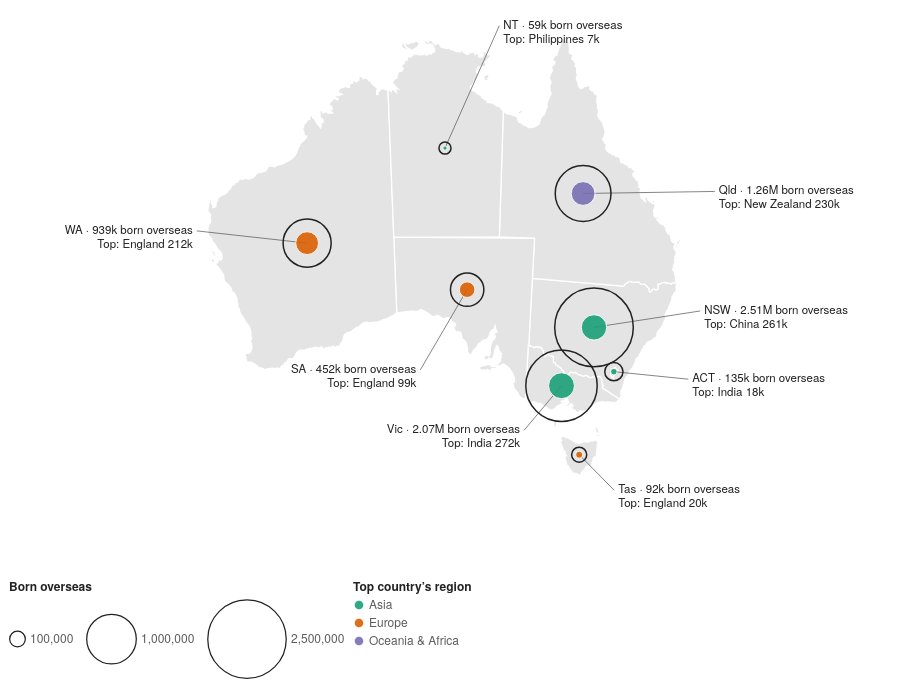

Express this chart as Vega-Lite.
### Vega-Lite specification from a JSON file in a GitHub repository (floating-point values rounded to 4 significant figures; data arrays with more than 128 entries replaced by an {"elided": "..."} marker saying what was removed)
{"$schema": "https://vega.github.io/schema/vega-lite/v5.json", "width": 900, "height": 560, "autosize": {"type": "pad"}, "config": {"background": null, "font": "IBM Plex Sans, Helvetica Neue, Arial, sans-serif", "padding": 4, "view": {"stroke": null}, "axis": {"labelColor": "#5c5c5c", "titleColor": "#5c5c5c", "gridColor": "#d0d0d0", "domainColor": "#d0d0d0", "tickColor": "#d0d0d0", "labelFont": "IBM Plex Sans, Helvetica Neue, Arial, sans-serif", "labelFontSize": 11, "titleFont": "IBM Plex Sans, Helvetica Neue, Arial, sans-serif", "titleFontWeight": 500, "titleFontSize": 11.5}, "legend": {"labelColor": "#5c5c5c", "titleColor": "#222222", "labelFont": "IBM Plex Sans, Helvetica Neue, Arial, sans-serif", "titleFont": "IBM Plex Sans, Helvetica Neue, Arial, sans-serif", "titleFontWeight": 600, "labelFontSize": 12, "titleFontSize": 12, "symbolStrokeColor": "#ffffff"}, "text": {"color": "#222222", "font": "IBM Plex Sans, Helvetica Neue, Arial, sans-serif"}, "tooltipFormat": {"numberFormat": ",.0f"}}, "params": [{"name": "hl", "value": "", "bind": {"input": "select", "options": ["", "Western Australia", "Victoria", "New South Wales", "Australian Capital Territory", "South Australia", "Queensland", "Northern Territory", "Tasmania"], "labels": ["All states", "Western Australia", "Victoria", "New South Wales", "Australian Capital Territory", "South Australia", "Queensland", "Northern Territory", "Tasmania"], "name": "Highlight a state "}}], "projection": {"type": "conicEqualArea", "parallels": [-18, -36], "rotate": [-134, 0]}, "layer": [{"data": {"values": {"type": "Topology", "arcs": {"elided": "106 rows, 2810 int values in total"}, "transform": {"scale": [0.002035, 0.001652], "translate": [112.9, -43.63]}, "objects": {"states": {"type": "GeometryCollection", "geometries": [{"arcs": [[0, 1, 2, 3, 4, 5, 6, 7, 8, 9, 10, 11, 12, 13, 14, 15, 16, 17, 18, 19, 20, 21, 22, 23, 24, 25, 26, 27, 28, 29, 30, 31, 32, 33, 34, 35, 36, 37, 38, 39, 40, 41, 42, 43, 44, 45], [46]], "type": "Polygon", "properties": {"STATE_CODE": "1", "STATE_NAME": "New South Wales"}, "id": 0}, {"arcs": [[47, 48, 49, -38, 50, -36, 51, -34, 52, -32, 53, -30, 54, -28, 55, -26, 56, 57, -23, 58, -21, 59, 60, 61, -17, 62, -15, 63, -13, 64, -11, 65, -9, 66, -7, 67, -5, 68, 69, 70, -1, 71]], "type": "Polygon", "properties": {"STATE_CODE": "2", "STATE_NAME": "Victoria"}, "id": 1}, {"arcs": [[[-45, 72, -43, 73, -41, 74, 75, 76, 77]], [[78]], [[79]], [[80]], [[81]], [[82]]], "type": "MultiPolygon", "properties": {"STATE_CODE": "3", "STATE_NAME": "Queensland"}, "id": 2}, {"arcs": [[[83, 84, -48, 85]], [[86]]], "type": "MultiPolygon", "properties": {"STATE_CODE": "4", "STATE_NAME": "South Australia"}, "id": 3}, {"arcs": [[[87, 88]], [[89]], [[90]], [[91]]], "type": "MultiPolygon", "properties": {"STATE_CODE": "5", "STATE_NAME": "Western Australia"}, "id": 4}, {"arcs": [[[92]], [[93]], [[94]], [[95]], [[96]], [[97]]], "type": "MultiPolygon", "properties": {"STATE_CODE": "6", "STATE_NAME": "Tasmania"}, "id": 5}, {"arcs": [[[-77, 98, 99]], [[100]], [[101]], [[102]], [[103]], [[104]], [[105]]], "type": "MultiPolygon", "properties": {"STATE_CODE": "7", "STATE_NAME": "Northern Territory"}, "id": 6}, {"arcs": [[-47]], "type": "Polygon", "properties": {"STATE_CODE": "8", "STATE_NAME": "Australian Capital Territory"}, "id": 7}]}}}, "format": {"type": "topojson", "feature": "states"}}, "mark": {"type": "geoshape", "fill": "#e4e4e4", "stroke": "#ffffff", "strokeWidth": 1.25, "cursor": "pointer"}, "transform": [{"lookup": "properties.STATE_NAME", "from": {"data": {"values": [{"s_name": "Western Australia", "s_share": 34.1, "s_growth": 5.5, "s_os": 938900, "s_pop": 2749370, "s_top": "England", "s_topn": 211730}, {"s_name": "Victoria", "s_share": 31.7, "s_growth": 7.2, "s_os": 2072570, "s_pop": 6547820, "s_top": "India", "s_topn": 272250}, {"s_name": "New South Wales", "s_share": 31, "s_growth": 6.2, "s_os": 2510260, "s_pop": 8097060, "s_top": "China", "s_topn": 261330}, {"s_name": "Australian Capital Territory", "s_share": 29.8, "s_growth": 6.9, "s_os": 134900, "s_pop": 452510, "s_top": "India", "s_topn": 17510}, {"s_name": "South Australia", "s_share": 25.1, "s_growth": 3.9, "s_os": 452410, "s_pop": 1802600, "s_top": "England", "s_topn": 98770}, {"s_name": "Queensland", "s_share": 24.2, "s_growth": 6.2, "s_os": 1263640, "s_pop": 5215810, "s_top": "New Zealand", "s_topn": 229920}, {"s_name": "Northern Territory", "s_share": 23.9, "s_growth": 7.8, "s_os": 59240, "s_pop": 248150, "s_top": "Philippines", "s_topn": 7320}, {"s_name": "Tasmania", "s_share": 16.3, "s_growth": 5.5, "s_os": 92320, "s_pop": 567240, "s_top": "England", "s_topn": 20420}]}, "key": "s_name", "fields": ["s_name", "s_share", "s_growth", "s_os", "s_pop", "s_top", "s_topn"]}}], "params": [{"name": "hov21", "select": {"type": "point", "fields": ["s_name"], "on": "pointerover", "clear": "pointerout"}}], "encoding": {"stroke": {"condition": {"param": "hov21", "empty": false, "value": "#111111"}, "value": "#ffffff"}, "strokeWidth": {"condition": {"param": "hov21", "empty": false, "value": 2.5}, "value": 1.25}, "tooltip": [{"field": "s_name", "title": "State / territory"}, {"field": "s_share", "title": "Born overseas, 2021 (%)", "format": ".1f"}, {"field": "s_os", "title": "Overseas-born residents", "format": ","}, {"field": "s_pop", "title": "Total population, 2021", "format": ","}, {"field": "s_top", "title": "Largest overseas birthplace"}, {"field": "s_topn", "title": "Residents born there", "format": ","}, {"field": "s_growth", "title": "Change in share since 2001 (pts)", "format": "+.1f"}]}}, {"data": {"values": [{"name": "Western Australia", "abbr": "WA", "lon": 121.6, "lat": -26, "tot": 938900, "top": "England", "topn": 211730, "clon": 112.5, "clat": -24, "cside": "l", "topRegion": "Europe", "l1": "WA · 939k born overseas", "l2": "Top: England 212k", "lines": ["WA · 939k born overseas", "Top: England 212k"]}, {"name": "Victoria", "abbr": "Vic", "lon": 144.3, "lat": -36.9, "tot": 2072570, "top": "India", "topn": 272250, "clon": 141, "clat": -40.5, "cside": "l", "topRegion": "Asia", "l1": "Vic · 2.07M born overseas", "l2": "Top: India 272k", "lines": ["Vic · 2.07M born overseas", "Top: India 272k"]}, {"name": "New South Wales", "abbr": "NSW", "lon": 146.8, "lat": -32.3, "tot": 2510260, "top": "China", "topn": 261330, "clon": 156, "clat": -30, "cside": "r", "topRegion": "Asia", "l1": "NSW · 2.51M born overseas", "l2": "Top: China 261k", "lines": ["NSW · 2.51M born overseas", "Top: China 261k"]}, {"name": "Australian Capital Territory", "abbr": "ACT", "lon": 149.1, "lat": -35.45, "tot": 134900, "top": "India", "topn": 17510, "clon": 156, "clat": -35.2, "cside": "r", "topRegion": "Asia", "l1": "ACT · 135k born overseas", "l2": "Top: India 18k", "lines": ["ACT · 135k born overseas", "Top: India 18k"]}, {"name": "South Australia", "abbr": "SA", "lon": 135.3, "lat": -30, "tot": 452410, "top": "England", "topn": 98770, "clon": 131, "clat": -36, "cside": "l", "topRegion": "Europe", "l1": "SA · 452k born overseas", "l2": "Top: England 99k", "lines": ["SA · 452k born overseas", "Top: England 99k"]}, {"name": "Queensland", "abbr": "Qld", "lon": 144.8, "lat": -22.4, "tot": 1263640, "top": "New Zealand", "topn": 229920, "clon": 155.5, "clat": -21, "cside": "r", "topRegion": "Oceania & Africa", "l1": "Qld · 1.26M born overseas", "l2": "Top: New Zealand 230k", "lines": ["Qld · 1.26M born overseas", "Top: New Zealand 230k"]}, {"name": "Northern Territory", "abbr": "NT", "lon": 133.4, "lat": -19.4, "tot": 59240, "top": "Philippines", "topn": 7320, "clon": 137.5, "clat": -10, "cside": "r", "topRegion": "Asia", "l1": "NT · 59k born overseas", "l2": "Top: Philippines 7k", "lines": ["NT · 59k born overseas", "Top: Philippines 7k"]}, {"name": "Tasmania", "abbr": "Tas", "lon": 146.6, "lat": -42.05, "tot": 92320, "top": "England", "topn": 20420, "clon": 150.5, "clat": -44.5, "cside": "r", "topRegion": "Europe", "l1": "Tas · 92k born overseas", "l2": "Top: England 20k", "lines": ["Tas · 92k born overseas", "Top: England 20k"]}]}, "mark": {"type": "rule", "strokeWidth": 0.75}, "transform": [{"filter": "true"}], "encoding": {"longitude": {"field": "lon", "type": "quantitative"}, "latitude": {"field": "lat", "type": "quantitative"}, "longitude2": {"field": "clon"}, "latitude2": {"field": "clat"}, "color": {"value": "#5c5c5c"}}}, {"data": {"values": [{"name": "Western Australia", "abbr": "WA", "lon": 121.6, "lat": -26, "tot": 938900, "top": "England", "topn": 211730, "clon": 112.5, "clat": -24, "cside": "l", "topRegion": "Europe", "l1": "WA · 939k born overseas", "l2": "Top: England 212k", "lines": ["WA · 939k born overseas", "Top: England 212k"]}, {"name": "Victoria", "abbr": "Vic", "lon": 144.3, "lat": -36.9, "tot": 2072570, "top": "India", "topn": 272250, "clon": 141, "clat": -40.5, "cside": "l", "topRegion": "Asia", "l1": "Vic · 2.07M born overseas", "l2": "Top: India 272k", "lines": ["Vic · 2.07M born overseas", "Top: India 272k"]}, {"name": "New South Wales", "abbr": "NSW", "lon": 146.8, "lat": -32.3, "tot": 2510260, "top": "China", "topn": 261330, "clon": 156, "clat": -30, "cside": "r", "topRegion": "Asia", "l1": "NSW · 2.51M born overseas", "l2": "Top: China 261k", "lines": ["NSW · 2.51M born overseas", "Top: China 261k"]}, {"name": "Australian Capital Territory", "abbr": "ACT", "lon": 149.1, "lat": -35.45, "tot": 134900, "top": "India", "topn": 17510, "clon": 156, "clat": -35.2, "cside": "r", "topRegion": "Asia", "l1": "ACT · 135k born overseas", "l2": "Top: India 18k", "lines": ["ACT · 135k born overseas", "Top: India 18k"]}, {"name": "South Australia", "abbr": "SA", "lon": 135.3, "lat": -30, "tot": 452410, "top": "England", "topn": 98770, "clon": 131, "clat": -36, "cside": "l", "topRegion": "Europe", "l1": "SA · 452k born overseas", "l2": "Top: England 99k", "lines": ["SA · 452k born overseas", "Top: England 99k"]}, {"name": "Queensland", "abbr": "Qld", "lon": 144.8, "lat": -22.4, "tot": 1263640, "top": "New Zealand", "topn": 229920, "clon": 155.5, "clat": -21, "cside": "r", "topRegion": "Oceania & Africa", "l1": "Qld · 1.26M born overseas", "l2": "Top: New Zealand 230k", "lines": ["Qld · 1.26M born overseas", "Top: New Zealand 230k"]}, {"name": "Northern Territory", "abbr": "NT", "lon": 133.4, "lat": -19.4, "tot": 59240, "top": "Philippines", "topn": 7320, "clon": 137.5, "clat": -10, "cside": "r", "topRegion": "Asia", "l1": "NT · 59k born overseas", "l2": "Top: Philippines 7k", "lines": ["NT · 59k born overseas", "Top: Philippines 7k"]}, {"name": "Tasmania", "abbr": "Tas", "lon": 146.6, "lat": -42.05, "tot": 92320, "top": "England", "topn": 20420, "clon": 150.5, "clat": -44.5, "cside": "r", "topRegion": "Europe", "l1": "Tas · 92k born overseas", "l2": "Top: England 20k", "lines": ["Tas · 92k born overseas", "Top: England 20k"]}]}, "mark": {"type": "circle", "filled": false, "strokeWidth": 1.5, "cursor": "pointer"}, "encoding": {"longitude": {"field": "lon", "type": "quantitative"}, "latitude": {"field": "lat", "type": "quantitative"}, "opacity": {"condition": {"test": "hl == '' || datum.name == hl", "value": 1}, "value": 0.2}, "size": {"field": "tot", "type": "quantitative", "scale": {"domain": [0, 2600000], "range": [0, 6400]}, "legend": {"title": "Born overseas", "values": [100000, 1000000, 2500000], "format": ",.0f", "orient": "bottom", "direction": "horizontal", "symbolStrokeColor": "#222222", "symbolFillColor": "transparent", "symbolStrokeWidth": 1.25}}, "color": {"value": "#222222"}, "order": {"field": "tot", "sort": "descending"}, "tooltip": [{"field": "s_name", "title": "State / territory"}, {"field": "s_share", "title": "Born overseas, 2021 (%)", "format": ".1f"}, {"field": "s_os", "title": "Overseas-born residents", "format": ","}, {"field": "s_pop", "title": "Total population, 2021", "format": ","}, {"field": "s_top", "title": "Largest overseas birthplace"}, {"field": "s_topn", "title": "Residents born there", "format": ","}, {"field": "s_growth", "title": "Change in share since 2001 (pts)", "format": "+.1f"}]}, "transform": [{"lookup": "name", "from": {"data": {"values": [{"s_name": "Western Australia", "s_share": 34.1, "s_growth": 5.5, "s_os": 938900, "s_pop": 2749370, "s_top": "England", "s_topn": 211730}, {"s_name": "Victoria", "s_share": 31.7, "s_growth": 7.2, "s_os": 2072570, "s_pop": 6547820, "s_top": "India", "s_topn": 272250}, {"s_name": "New South Wales", "s_share": 31, "s_growth": 6.2, "s_os": 2510260, "s_pop": 8097060, "s_top": "China", "s_topn": 261330}, {"s_name": "Australian Capital Territory", "s_share": 29.8, "s_growth": 6.9, "s_os": 134900, "s_pop": 452510, "s_top": "India", "s_topn": 17510}, {"s_name": "South Australia", "s_share": 25.1, "s_growth": 3.9, "s_os": 452410, "s_pop": 1802600, "s_top": "England", "s_topn": 98770}, {"s_name": "Queensland", "s_share": 24.2, "s_growth": 6.2, "s_os": 1263640, "s_pop": 5215810, "s_top": "New Zealand", "s_topn": 229920}, {"s_name": "Northern Territory", "s_share": 23.9, "s_growth": 7.8, "s_os": 59240, "s_pop": 248150, "s_top": "Philippines", "s_topn": 7320}, {"s_name": "Tasmania", "s_share": 16.3, "s_growth": 5.5, "s_os": 92320, "s_pop": 567240, "s_top": "England", "s_topn": 20420}]}, "key": "s_name", "fields": ["s_name", "s_share", "s_growth", "s_os", "s_pop", "s_top", "s_topn"]}}]}, {"data": {"values": [{"name": "Western Australia", "abbr": "WA", "lon": 121.6, "lat": -26, "tot": 938900, "top": "England", "topn": 211730, "clon": 112.5, "clat": -24, "cside": "l", "topRegion": "Europe", "l1": "WA · 939k born overseas", "l2": "Top: England 212k", "lines": ["WA · 939k born overseas", "Top: England 212k"]}, {"name": "Victoria", "abbr": "Vic", "lon": 144.3, "lat": -36.9, "tot": 2072570, "top": "India", "topn": 272250, "clon": 141, "clat": -40.5, "cside": "l", "topRegion": "Asia", "l1": "Vic · 2.07M born overseas", "l2": "Top: India 272k", "lines": ["Vic · 2.07M born overseas", "Top: India 272k"]}, {"name": "New South Wales", "abbr": "NSW", "lon": 146.8, "lat": -32.3, "tot": 2510260, "top": "China", "topn": 261330, "clon": 156, "clat": -30, "cside": "r", "topRegion": "Asia", "l1": "NSW · 2.51M born overseas", "l2": "Top: China 261k", "lines": ["NSW · 2.51M born overseas", "Top: China 261k"]}, {"name": "Australian Capital Territory", "abbr": "ACT", "lon": 149.1, "lat": -35.45, "tot": 134900, "top": "India", "topn": 17510, "clon": 156, "clat": -35.2, "cside": "r", "topRegion": "Asia", "l1": "ACT · 135k born overseas", "l2": "Top: India 18k", "lines": ["ACT · 135k born overseas", "Top: India 18k"]}, {"name": "South Australia", "abbr": "SA", "lon": 135.3, "lat": -30, "tot": 452410, "top": "England", "topn": 98770, "clon": 131, "clat": -36, "cside": "l", "topRegion": "Europe", "l1": "SA · 452k born overseas", "l2": "Top: England 99k", "lines": ["SA · 452k born overseas", "Top: England 99k"]}, {"name": "Queensland", "abbr": "Qld", "lon": 144.8, "lat": -22.4, "tot": 1263640, "top": "New Zealand", "topn": 229920, "clon": 155.5, "clat": -21, "cside": "r", "topRegion": "Oceania & Africa", "l1": "Qld · 1.26M born overseas", "l2": "Top: New Zealand 230k", "lines": ["Qld · 1.26M born overseas", "Top: New Zealand 230k"]}, {"name": "Northern Territory", "abbr": "NT", "lon": 133.4, "lat": -19.4, "tot": 59240, "top": "Philippines", "topn": 7320, "clon": 137.5, "clat": -10, "cside": "r", "topRegion": "Asia", "l1": "NT · 59k born overseas", "l2": "Top: Philippines 7k", "lines": ["NT · 59k born overseas", "Top: Philippines 7k"]}, {"name": "Tasmania", "abbr": "Tas", "lon": 146.6, "lat": -42.05, "tot": 92320, "top": "England", "topn": 20420, "clon": 150.5, "clat": -44.5, "cside": "r", "topRegion": "Europe", "l1": "Tas · 92k born overseas", "l2": "Top: England 20k", "lines": ["Tas · 92k born overseas", "Top: England 20k"]}]}, "mark": {"type": "circle", "stroke": "#ffffff", "strokeWidth": 1, "cursor": "pointer"}, "encoding": {"longitude": {"field": "lon", "type": "quantitative"}, "latitude": {"field": "lat", "type": "quantitative"}, "opacity": {"condition": {"test": "hl == '' || datum.name == hl", "value": 0.9}, "value": 0.15}, "size": {"field": "topn", "type": "quantitative", "scale": {"domain": [0, 2600000], "range": [0, 6400]}, "legend": null}, "color": {"field": "topRegion", "type": "nominal", "scale": {"domain": ["Asia", "Europe", "Oceania & Africa"], "range": ["#1b9e77", "#d95f02", "#7570b3"]}, "legend": {"title": "Top country’s region", "orient": "bottom", "direction": "vertical"}}, "tooltip": [{"field": "s_name", "title": "State / territory"}, {"field": "s_share", "title": "Born overseas, 2021 (%)", "format": ".1f"}, {"field": "s_os", "title": "Overseas-born residents", "format": ","}, {"field": "s_pop", "title": "Total population, 2021", "format": ","}, {"field": "s_top", "title": "Largest overseas birthplace"}, {"field": "s_topn", "title": "Residents born there", "format": ","}, {"field": "s_growth", "title": "Change in share since 2001 (pts)", "format": "+.1f"}]}, "transform": [{"lookup": "name", "from": {"data": {"values": [{"s_name": "Western Australia", "s_share": 34.1, "s_growth": 5.5, "s_os": 938900, "s_pop": 2749370, "s_top": "England", "s_topn": 211730}, {"s_name": "Victoria", "s_share": 31.7, "s_growth": 7.2, "s_os": 2072570, "s_pop": 6547820, "s_top": "India", "s_topn": 272250}, {"s_name": "New South Wales", "s_share": 31, "s_growth": 6.2, "s_os": 2510260, "s_pop": 8097060, "s_top": "China", "s_topn": 261330}, {"s_name": "Australian Capital Territory", "s_share": 29.8, "s_growth": 6.9, "s_os": 134900, "s_pop": 452510, "s_top": "India", "s_topn": 17510}, {"s_name": "South Australia", "s_share": 25.1, "s_growth": 3.9, "s_os": 452410, "s_pop": 1802600, "s_top": "England", "s_topn": 98770}, {"s_name": "Queensland", "s_share": 24.2, "s_growth": 6.2, "s_os": 1263640, "s_pop": 5215810, "s_top": "New Zealand", "s_topn": 229920}, {"s_name": "Northern Territory", "s_share": 23.9, "s_growth": 7.8, "s_os": 59240, "s_pop": 248150, "s_top": "Philippines", "s_topn": 7320}, {"s_name": "Tasmania", "s_share": 16.3, "s_growth": 5.5, "s_os": 92320, "s_pop": 567240, "s_top": "England", "s_topn": 20420}]}, "key": "s_name", "fields": ["s_name", "s_share", "s_growth", "s_os", "s_pop", "s_top", "s_topn"]}}]}, {"data": {"values": [{"name": "Western Australia", "abbr": "WA", "lon": 121.6, "lat": -26, "tot": 938900, "top": "England", "topn": 211730, "clon": 112.5, "clat": -24, "cside": "l", "topRegion": "Europe", "l1": "WA · 939k born overseas", "l2": "Top: England 212k", "lines": ["WA · 939k born overseas", "Top: England 212k"]}, {"name": "Victoria", "abbr": "Vic", "lon": 144.3, "lat": -36.9, "tot": 2072570, "top": "India", "topn": 272250, "clon": 141, "clat": -40.5, "cside": "l", "topRegion": "Asia", "l1": "Vic · 2.07M born overseas", "l2": "Top: India 272k", "lines": ["Vic · 2.07M born overseas", "Top: India 272k"]}, {"name": "New South Wales", "abbr": "NSW", "lon": 146.8, "lat": -32.3, "tot": 2510260, "top": "China", "topn": 261330, "clon": 156, "clat": -30, "cside": "r", "topRegion": "Asia", "l1": "NSW · 2.51M born overseas", "l2": "Top: China 261k", "lines": ["NSW · 2.51M born overseas", "Top: China 261k"]}, {"name": "Australian Capital Territory", "abbr": "ACT", "lon": 149.1, "lat": -35.45, "tot": 134900, "top": "India", "topn": 17510, "clon": 156, "clat": -35.2, "cside": "r", "topRegion": "Asia", "l1": "ACT · 135k born overseas", "l2": "Top: India 18k", "lines": ["ACT · 135k born overseas", "Top: India 18k"]}, {"name": "South Australia", "abbr": "SA", "lon": 135.3, "lat": -30, "tot": 452410, "top": "England", "topn": 98770, "clon": 131, "clat": -36, "cside": "l", "topRegion": "Europe", "l1": "SA · 452k born overseas", "l2": "Top: England 99k", "lines": ["SA · 452k born overseas", "Top: England 99k"]}, {"name": "Queensland", "abbr": "Qld", "lon": 144.8, "lat": -22.4, "tot": 1263640, "top": "New Zealand", "topn": 229920, "clon": 155.5, "clat": -21, "cside": "r", "topRegion": "Oceania & Africa", "l1": "Qld · 1.26M born overseas", "l2": "Top: New Zealand 230k", "lines": ["Qld · 1.26M born overseas", "Top: New Zealand 230k"]}, {"name": "Northern Territory", "abbr": "NT", "lon": 133.4, "lat": -19.4, "tot": 59240, "top": "Philippines", "topn": 7320, "clon": 137.5, "clat": -10, "cside": "r", "topRegion": "Asia", "l1": "NT · 59k born overseas", "l2": "Top: Philippines 7k", "lines": ["NT · 59k born overseas", "Top: Philippines 7k"]}, {"name": "Tasmania", "abbr": "Tas", "lon": 146.6, "lat": -42.05, "tot": 92320, "top": "England", "topn": 20420, "clon": 150.5, "clat": -44.5, "cside": "r", "topRegion": "Europe", "l1": "Tas · 92k born overseas", "l2": "Top: England 20k", "lines": ["Tas · 92k born overseas", "Top: England 20k"]}]}, "transform": [{"filter": "datum.cside == 'r'"}], "mark": {"type": "text", "align": "left", "dx": 4, "baseline": "middle", "fontSize": 11.5, "lineHeight": 14, "font": "IBM Plex Sans, Helvetica Neue, Arial, sans-serif"}, "encoding": {"longitude": {"field": "clon", "type": "quantitative"}, "latitude": {"field": "clat", "type": "quantitative"}, "text": {"field": "lines"}, "color": {"value": "#222222"}}}, {"data": {"values": [{"name": "Western Australia", "abbr": "WA", "lon": 121.6, "lat": -26, "tot": 938900, "top": "England", "topn": 211730, "clon": 112.5, "clat": -24, "cside": "l", "topRegion": "Europe", "l1": "WA · 939k born overseas", "l2": "Top: England 212k", "lines": ["WA · 939k born overseas", "Top: England 212k"]}, {"name": "Victoria", "abbr": "Vic", "lon": 144.3, "lat": -36.9, "tot": 2072570, "top": "India", "topn": 272250, "clon": 141, "clat": -40.5, "cside": "l", "topRegion": "Asia", "l1": "Vic · 2.07M born overseas", "l2": "Top: India 272k", "lines": ["Vic · 2.07M born overseas", "Top: India 272k"]}, {"name": "New South Wales", "abbr": "NSW", "lon": 146.8, "lat": -32.3, "tot": 2510260, "top": "China", "topn": 261330, "clon": 156, "clat": -30, "cside": "r", "topRegion": "Asia", "l1": "NSW · 2.51M born overseas", "l2": "Top: China 261k", "lines": ["NSW · 2.51M born overseas", "Top: China 261k"]}, {"name": "Australian Capital Territory", "abbr": "ACT", "lon": 149.1, "lat": -35.45, "tot": 134900, "top": "India", "topn": 17510, "clon": 156, "clat": -35.2, "cside": "r", "topRegion": "Asia", "l1": "ACT · 135k born overseas", "l2": "Top: India 18k", "lines": ["ACT · 135k born overseas", "Top: India 18k"]}, {"name": "South Australia", "abbr": "SA", "lon": 135.3, "lat": -30, "tot": 452410, "top": "England", "topn": 98770, "clon": 131, "clat": -36, "cside": "l", "topRegion": "Europe", "l1": "SA · 452k born overseas", "l2": "Top: England 99k", "lines": ["SA · 452k born overseas", "Top: England 99k"]}, {"name": "Queensland", "abbr": "Qld", "lon": 144.8, "lat": -22.4, "tot": 1263640, "top": "New Zealand", "topn": 229920, "clon": 155.5, "clat": -21, "cside": "r", "topRegion": "Oceania & Africa", "l1": "Qld · 1.26M born overseas", "l2": "Top: New Zealand 230k", "lines": ["Qld · 1.26M born overseas", "Top: New Zealand 230k"]}, {"name": "Northern Territory", "abbr": "NT", "lon": 133.4, "lat": -19.4, "tot": 59240, "top": "Philippines", "topn": 7320, "clon": 137.5, "clat": -10, "cside": "r", "topRegion": "Asia", "l1": "NT · 59k born overseas", "l2": "Top: Philippines 7k", "lines": ["NT · 59k born overseas", "Top: Philippines 7k"]}, {"name": "Tasmania", "abbr": "Tas", "lon": 146.6, "lat": -42.05, "tot": 92320, "top": "England", "topn": 20420, "clon": 150.5, "clat": -44.5, "cside": "r", "topRegion": "Europe", "l1": "Tas · 92k born overseas", "l2": "Top: England 20k", "lines": ["Tas · 92k born overseas", "Top: England 20k"]}]}, "transform": [{"filter": "datum.cside == 'l'"}], "mark": {"type": "text", "align": "right", "dx": -4, "baseline": "middle", "fontSize": 11.5, "lineHeight": 14, "font": "IBM Plex Sans, Helvetica Neue, Arial, sans-serif"}, "encoding": {"longitude": {"field": "clon", "type": "quantitative"}, "latitude": {"field": "clat", "type": "quantitative"}, "text": {"field": "lines"}, "color": {"value": "#222222"}}}, {"data": {"values": [{"name": "Western Australia", "abbr": "WA", "lon": 121.6, "lat": -26, "tot": 938900, "top": "England", "topn": 211730, "clon": 112.5, "clat": -24, "cside": "l", "topRegion": "Europe", "l1": "WA · 939k born overseas", "l2": "Top: England 212k", "lines": ["WA · 939k born overseas", "Top: England 212k"]}, {"name": "Victoria", "abbr": "Vic", "lon": 144.3, "lat": -36.9, "tot": 2072570, "top": "India", "topn": 272250, "clon": 141, "clat": -40.5, "cside": "l", "topRegion": "Asia", "l1": "Vic · 2.07M born overseas", "l2": "Top: India 272k", "lines": ["Vic · 2.07M born overseas", "Top: India 272k"]}, {"name": "New South Wales", "abbr": "NSW", "lon": 146.8, "lat": -32.3, "tot": 2510260, "top": "China", "topn": 261330, "clon": 156, "clat": -30, "cside": "r", "topRegion": "Asia", "l1": "NSW · 2.51M born overseas", "l2": "Top: China 261k", "lines": ["NSW · 2.51M born overseas", "Top: China 261k"]}, {"name": "Australian Capital Territory", "abbr": "ACT", "lon": 149.1, "lat": -35.45, "tot": 134900, "top": "India", "topn": 17510, "clon": 156, "clat": -35.2, "cside": "r", "topRegion": "Asia", "l1": "ACT · 135k born overseas", "l2": "Top: India 18k", "lines": ["ACT · 135k born overseas", "Top: India 18k"]}, {"name": "South Australia", "abbr": "SA", "lon": 135.3, "lat": -30, "tot": 452410, "top": "England", "topn": 98770, "clon": 131, "clat": -36, "cside": "l", "topRegion": "Europe", "l1": "SA · 452k born overseas", "l2": "Top: England 99k", "lines": ["SA · 452k born overseas", "Top: England 99k"]}, {"name": "Queensland", "abbr": "Qld", "lon": 144.8, "lat": -22.4, "tot": 1263640, "top": "New Zealand", "topn": 229920, "clon": 155.5, "clat": -21, "cside": "r", "topRegion": "Oceania & Africa", "l1": "Qld · 1.26M born overseas", "l2": "Top: New Zealand 230k", "lines": ["Qld · 1.26M born overseas", "Top: New Zealand 230k"]}, {"name": "Northern Territory", "abbr": "NT", "lon": 133.4, "lat": -19.4, "tot": 59240, "top": "Philippines", "topn": 7320, "clon": 137.5, "clat": -10, "cside": "r", "topRegion": "Asia", "l1": "NT · 59k born overseas", "l2": "Top: Philippines 7k", "lines": ["NT · 59k born overseas", "Top: Philippines 7k"]}, {"name": "Tasmania", "abbr": "Tas", "lon": 146.6, "lat": -42.05, "tot": 92320, "top": "England", "topn": 20420, "clon": 150.5, "clat": -44.5, "cside": "r", "topRegion": "Europe", "l1": "Tas · 92k born overseas", "l2": "Top: England 20k", "lines": ["Tas · 92k born overseas", "Top: England 20k"]}]}, "transform": [{"filter": "false"}], "mark": {"type": "text", "align": "left", "dx": 9, "dy": -9, "fontSize": 10.5, "font": "IBM Plex Sans Condensed, Arial Narrow, sans-serif", "fontWeight": 600, "baseline": "middle"}, "encoding": {"longitude": {"field": "lon", "type": "quantitative"}, "latitude": {"field": "lat", "type": "quantitative"}, "text": {"field": "abbr"}, "color": {"value": "#222222"}}}, {"data": {"values": [{"type": "Feature", "properties": {}, "geometry": {"type": "MultiPoint", "coordinates": [[101, -8], [168, -8], [168, -46], [101, -46]]}}]}, "mark": {"type": "geoshape", "opacity": 0, "filled": false, "strokeOpacity": 0}}], "background": "#ffffff"}
